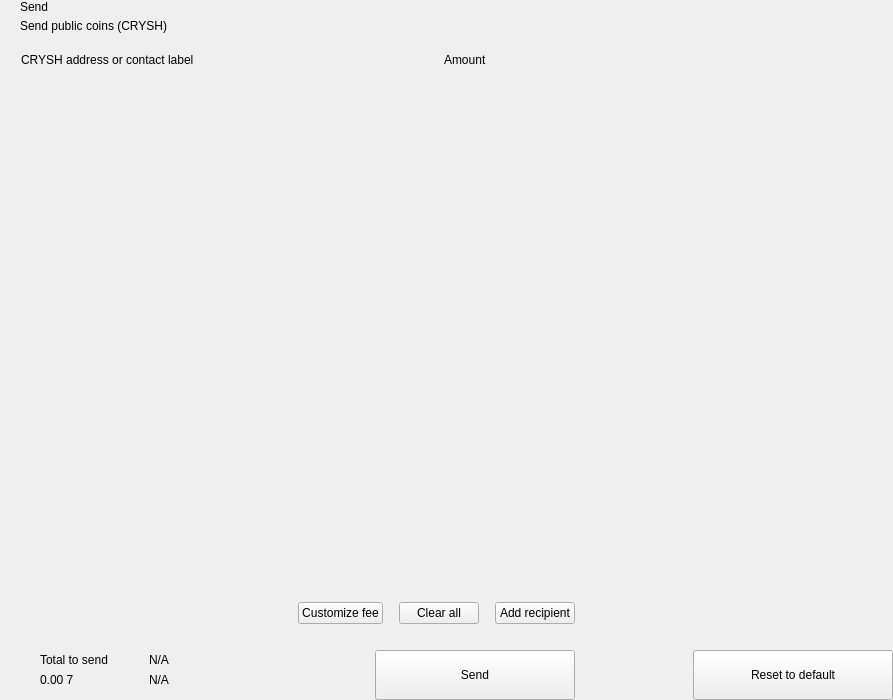
<?xml version="1.0" encoding="UTF-8"?>
<ui version="4.0">
 <class>send</class>
 <widget class="QWidget" name="send">
  <property name="geometry">
   <rect>
    <x>0</x>
    <y>0</y>
    <width>893</width>
    <height>700</height>
   </rect>
  </property>
  <property name="windowTitle">
   <string>Form</string>
  </property>
  <layout class="QHBoxLayout" name="horizontalLayout_2" stretch="2,1">
   <property name="spacing">
    <number>0</number>
   </property>
   <property name="leftMargin">
    <number>0</number>
   </property>
   <property name="topMargin">
    <number>0</number>
   </property>
   <property name="rightMargin">
    <number>0</number>
   </property>
   <property name="bottomMargin">
    <number>0</number>
   </property>
   <item>
    <widget class="QWidget" name="left" native="true">
     <layout class="QVBoxLayout" name="verticalLayout_3">
      <property name="spacing">
       <number>0</number>
      </property>
      <property name="leftMargin">
       <number>0</number>
      </property>
      <property name="topMargin">
       <number>0</number>
      </property>
      <property name="rightMargin">
       <number>0</number>
      </property>
      <property name="bottomMargin">
       <number>0</number>
      </property>
      <item>
       <layout class="QVBoxLayout" name="verticalLayout_22" stretch="0,0,0,1,0,0,0,0">
        <property name="spacing">
         <number>0</number>
        </property>
        <item>
         <layout class="QHBoxLayout" name="horizontalLayout_3">
          <property name="spacing">
           <number>0</number>
          </property>
          <property name="leftMargin">
           <number>20</number>
          </property>
          <property name="rightMargin">
           <number>20</number>
          </property>
          <item>
           <layout class="QVBoxLayout" name="verticalLayout">
            <property name="spacing">
             <number>5</number>
            </property>
            <item>
             <widget class="QLabel" name="labelTitle">
              <property name="text">
               <string>Send</string>
              </property>
              <property name="alignment">
               <set>Qt::AlignLeading|Qt::AlignLeft|Qt::AlignVCenter</set>
              </property>
             </widget>
            </item>
            <item>
             <widget class="QLabel" name="labelSubtitle1">
              <property name="text">
               <string>Send public coins (CRYSH)</string>
              </property>
             </widget>
            </item>
           </layout>
          </item>
          <item>
           <spacer name="horizontalSpacer">
            <property name="orientation">
             <enum>Qt::Horizontal</enum>
            </property>
            <property name="sizeHint" stdset="0">
             <size>
              <width>40</width>
              <height>20</height>
             </size>
            </property>
           </spacer>
          </item>
         </layout>
        </item>
        <item>
         <spacer name="verticalSpacer_2">
          <property name="orientation">
           <enum>Qt::Vertical</enum>
          </property>
          <property name="sizeType">
           <enum>QSizePolicy::Fixed</enum>
          </property>
          <property name="sizeHint" stdset="0">
           <size>
            <width>20</width>
            <height>20</height>
           </size>
          </property>
         </spacer>
        </item>
        <item>
         <layout class="QHBoxLayout" name="horizontalLayout" stretch="6,0,2">
          <property name="spacing">
           <number>0</number>
          </property>
          <property name="leftMargin">
           <number>10</number>
          </property>
          <property name="topMargin">
           <number>0</number>
          </property>
          <property name="rightMargin">
           <number>20</number>
          </property>
          <property name="bottomMargin">
           <number>0</number>
          </property>
          <item>
           <widget class="QLabel" name="labelSubtitleAddress">
            <property name="styleSheet">
             <string notr="true">margin-left:8px;</string>
            </property>
            <property name="text">
             <string>CRYSH address or contact label</string>
            </property>
           </widget>
          </item>
          <item>
           <spacer name="horizontalSpacer_3">
            <property name="orientation">
             <enum>Qt::Horizontal</enum>
            </property>
            <property name="sizeType">
             <enum>QSizePolicy::Fixed</enum>
            </property>
            <property name="sizeHint" stdset="0">
             <size>
              <width>40</width>
              <height>1</height>
             </size>
            </property>
           </spacer>
          </item>
          <item>
           <widget class="QLabel" name="labelSubtitleAmount">
            <property name="text">
             <string>Amount</string>
            </property>
           </widget>
          </item>
         </layout>
        </item>
        <item>
         <widget class="QScrollArea" name="scrollArea">
          <property name="minimumSize">
           <size>
            <width>0</width>
            <height>350</height>
           </size>
          </property>
          <property name="styleSheet">
           <string notr="true">#scrollArea {
            background:transparent;
            margin-top:10px;
}</string>
          </property>
          <property name="horizontalScrollBarPolicy">
           <enum>Qt::ScrollBarAlwaysOff</enum>
          </property>
          <property name="sizeAdjustPolicy">
           <enum>QAbstractScrollArea::AdjustIgnored</enum>
          </property>
          <property name="widgetResizable">
           <bool>true</bool>
          </property>
          <property name="alignment">
           <set>Qt::AlignLeading|Qt::AlignLeft|Qt::AlignTop</set>
          </property>
          <widget class="QWidget" name="scrollAreaWidgetContents">
           <property name="geometry">
            <rect>
             <x>0</x>
             <y>0</y>
             <width>591</width>
             <height>16</height>
            </rect>
           </property>
           <property name="sizePolicy">
            <sizepolicy hsizetype="Preferred" vsizetype="Maximum">
             <horstretch>0</horstretch>
             <verstretch>0</verstretch>
            </sizepolicy>
           </property>
           <property name="autoFillBackground">
            <bool>false</bool>
           </property>
           <property name="styleSheet">
            <string notr="true">#scrollAreaWidgetContents {
             background:transparent;
             }</string>
           </property>
           <layout class="QVBoxLayout" name="verticalLayout_7">
            <property name="spacing">
             <number>0</number>
            </property>
            <property name="sizeConstraint">
             <enum>QLayout::SetDefaultConstraint</enum>
            </property>
            <property name="leftMargin">
             <number>0</number>
            </property>
            <property name="topMargin">
             <number>0</number>
            </property>
            <property name="rightMargin">
             <number>0</number>
            </property>
            <property name="bottomMargin">
             <number>0</number>
            </property>
           </layout>
          </widget>
         </widget>
        </item>
        <item>
         <spacer name="verticalSpacer_4">
          <property name="orientation">
           <enum>Qt::Vertical</enum>
          </property>
          <property name="sizeType">
           <enum>QSizePolicy::Fixed</enum>
          </property>
          <property name="sizeHint" stdset="0">
           <size>
            <width>20</width>
            <height>20</height>
           </size>
          </property>
         </spacer>
        </item>
        <item>
         <layout class="QHBoxLayout" name="horizontalLayout_20">
          <property name="spacing">
           <number>6</number>
          </property>
          <property name="leftMargin">
           <number>20</number>
          </property>
          <property name="rightMargin">
           <number>20</number>
          </property>
          <item>
           <spacer name="horizontalSpacer_4">
            <property name="orientation">
             <enum>Qt::Horizontal</enum>
            </property>
            <property name="sizeHint" stdset="0">
             <size>
              <width>10</width>
              <height>20</height>
             </size>
            </property>
           </spacer>
          </item>
          <item>
           <widget class="QPushButton" name="pushButtonFee">
            <property name="focusPolicy">
             <enum>Qt::NoFocus</enum>
            </property>
            <property name="text">
             <string>Customize fee</string>
            </property>
           </widget>
          </item>
          <item>
           <spacer name="horizontalSpacer_11">
            <property name="orientation">
             <enum>Qt::Horizontal</enum>
            </property>
            <property name="sizeType">
             <enum>QSizePolicy::Minimum</enum>
            </property>
            <property name="sizeHint" stdset="0">
             <size>
              <width>10</width>
              <height>20</height>
             </size>
            </property>
           </spacer>
          </item>
          <item>
           <widget class="QPushButton" name="pushButtonClear">
            <property name="focusPolicy">
             <enum>Qt::NoFocus</enum>
            </property>
            <property name="layoutDirection">
             <enum>Qt::RightToLeft</enum>
            </property>
            <property name="text">
             <string>Clear all</string>
            </property>
           </widget>
          </item>
          <item>
           <spacer name="horizontalSpacer_6">
            <property name="orientation">
             <enum>Qt::Horizontal</enum>
            </property>
            <property name="sizeType">
             <enum>QSizePolicy::Fixed</enum>
            </property>
            <property name="sizeHint" stdset="0">
             <size>
              <width>10</width>
              <height>20</height>
             </size>
            </property>
           </spacer>
          </item>
          <item>
           <widget class="QPushButton" name="pushButtonAddRecipient">
            <property name="focusPolicy">
             <enum>Qt::NoFocus</enum>
            </property>
            <property name="text">
             <string>Add recipient</string>
            </property>
           </widget>
          </item>
         </layout>
        </item>
        <item>
         <spacer name="verticalSpacer">
          <property name="orientation">
           <enum>Qt::Vertical</enum>
          </property>
          <property name="sizeType">
           <enum>QSizePolicy::Fixed</enum>
          </property>
          <property name="sizeHint" stdset="0">
           <size>
            <width>20</width>
            <height>16</height>
           </size>
          </property>
         </spacer>
        </item>
        <item>
         <layout class="QHBoxLayout" name="horizontalLayout_7">
          <property name="rightMargin">
           <number>20</number>
          </property>
          <item>
           <layout class="QHBoxLayout" name="horizontalLayout_10">
            <property name="spacing">
             <number>0</number>
            </property>
            <property name="leftMargin">
             <number>8</number>
            </property>
            <item>
             <widget class="QStackedWidget" name="stackedWidget">
              <property name="minimumSize">
               <size>
                <width>0</width>
                <height>60</height>
               </size>
              </property>
              <property name="maximumSize">
               <size>
                <width>16777215</width>
                <height>60</height>
               </size>
              </property>
              <widget class="QWidget" name="page1">
               <layout class="QVBoxLayout" name="verticalLayout_71" stretch="0">
                <property name="spacing">
                 <number>6</number>
                </property>
                <property name="leftMargin">
                 <number>12</number>
                </property>
                <property name="topMargin">
                 <number>0</number>
                </property>
                <property name="rightMargin">
                 <number>0</number>
                </property>
                <property name="bottomMargin">
                 <number>0</number>
                </property>
                <item>
                 <widget class="QWidget" name="coinWidget" native="true">
                  <property name="minimumSize">
                   <size>
                    <width>0</width>
                    <height>60</height>
                   </size>
                  </property>
                  <property name="maximumSize">
                   <size>
                    <width>16777215</width>
                    <height>60</height>
                   </size>
                  </property>
                  <layout class="QHBoxLayout" name="horizontalLayout_9">
                   <property name="spacing">
                    <number>0</number>
                   </property>
                   <property name="leftMargin">
                    <number>20</number>
                   </property>
                   <property name="topMargin">
                    <number>10</number>
                   </property>
                   <property name="rightMargin">
                    <number>20</number>
                   </property>
                   <property name="bottomMargin">
                    <number>10</number>
                   </property>
                   <item>
                    <layout class="QVBoxLayout" name="verticalSend">
                     <property name="spacing">
                      <number>0</number>
                     </property>
                     <item>
                      <widget class="QLabel" name="labelTitleTotalSend">
                       <property name="text">
                        <string>Total to send</string>
                       </property>
                      </widget>
                     </item>
                     <item>
                      <widget class="QLabel" name="labelAmountSend">
                       <property name="text">
                        <string notr="true">0.00 7</string>
                       </property>
                      </widget>
                     </item>
                    </layout>
                   </item>
                   <item>
                    <spacer name="horizontalSpacer_9">
                     <property name="orientation">
                      <enum>Qt::Horizontal</enum>
                     </property>
                     <property name="sizeType">
                      <enum>QSizePolicy::Fixed</enum>
                     </property>
                     <property name="sizeHint" stdset="0">
                      <size>
                       <width>20</width>
                       <height>20</height>
                      </size>
                     </property>
                    </spacer>
                   </item>
                   <item>
                    <widget class="QLabel" name="labelLine">
                     <property name="minimumSize">
                      <size>
                       <width>1</width>
                       <height>0</height>
                      </size>
                     </property>
                     <property name="maximumSize">
                      <size>
                       <width>1</width>
                       <height>16777215</height>
                      </size>
                     </property>
                     <property name="text">
                      <string/>
                     </property>
                    </widget>
                   </item>
                   <item>
                    <spacer name="horizontalSpacer_10">
                     <property name="orientation">
                      <enum>Qt::Horizontal</enum>
                     </property>
                     <property name="sizeType">
                      <enum>QSizePolicy::Fixed</enum>
                     </property>
                     <property name="sizeHint" stdset="0">
                      <size>
                       <width>20</width>
                       <height>20</height>
                      </size>
                     </property>
                    </spacer>
                   </item>
                   <item>
                    <layout class="QVBoxLayout" name="verticalRemaining">
                     <property name="spacing">
                      <number>0</number>
                     </property>
                     <item>
                      <widget class="QLabel" name="labelTitleTotalRemaining">
                       <property name="text">
                        <string notr="true">N/A</string>
                       </property>
                      </widget>
                     </item>
                     <item>
                      <widget class="QLabel" name="labelAmountRemaining">
                       <property name="text">
                        <string notr="true">N/A</string>
                       </property>
                      </widget>
                     </item>
                    </layout>
                   </item>
                  </layout>
                 </widget>
                </item>
               </layout>
              </widget>
              <widget class="QWidget" name="page_2"/>
             </widget>
            </item>
           </layout>
          </item>
          <item>
           <spacer name="horizontalSpacer_5">
            <property name="orientation">
             <enum>Qt::Horizontal</enum>
            </property>
            <property name="sizeType">
             <enum>QSizePolicy::Expanding</enum>
            </property>
            <property name="sizeHint" stdset="0">
             <size>
              <width>40</width>
              <height>20</height>
             </size>
            </property>
           </spacer>
          </item>
          <item alignment="Qt::AlignBottom">
           <widget class="QPushButton" name="pushButtonSave">
            <property name="minimumSize">
             <size>
              <width>200</width>
              <height>50</height>
             </size>
            </property>
            <property name="maximumSize">
             <size>
              <width>200</width>
              <height>50</height>
             </size>
            </property>
            <property name="focusPolicy">
             <enum>Qt::NoFocus</enum>
            </property>
            <property name="text">
             <string>Send</string>
            </property>
           </widget>
          </item>
         </layout>
        </item>
       </layout>
      </item>
     </layout>
    </widget>
   </item>
   <item>
    <widget class="QWidget" name="right" native="true">
     <layout class="QVBoxLayout" name="verticalLayout_5">
      <property name="leftMargin">
       <number>0</number>
      </property>
      <property name="topMargin">
       <number>0</number>
      </property>
      <property name="rightMargin">
       <number>0</number>
      </property>
      <property name="bottomMargin">
       <number>0</number>
      </property>
      <item>
       <layout class="QVBoxLayout" name="verticalLayout_4">
        <property name="spacing">
         <number>6</number>
        </property>
        <item>
         <widget class="OptionButton" name="btnCoinControl" native="true">
          <property name="minimumSize">
           <size>
            <width>0</width>
            <height>50</height>
           </size>
          </property>
         </widget>
        </item>
        <item>
         <widget class="OptionButton" name="btnChangeAddress" native="true">
          <property name="minimumSize">
           <size>
            <width>0</width>
            <height>50</height>
           </size>
          </property>
         </widget>
        </item>
        <item>
         <widget class="OptionButton" name="btnUri" native="true">
          <property name="minimumSize">
           <size>
            <width>0</width>
            <height>50</height>
           </size>
          </property>
         </widget>
        </item>
        <item>
         <spacer name="verticalSpacer_5">
          <property name="orientation">
           <enum>Qt::Vertical</enum>
          </property>
          <property name="sizeHint" stdset="0">
           <size>
            <width>20</width>
            <height>40</height>
           </size>
          </property>
         </spacer>
        </item>
        <item>
         <layout class="QHBoxLayout" name="horizontalLayout_8">
          <item>
           <spacer name="horizontalSpacer_7">
            <property name="orientation">
             <enum>Qt::Horizontal</enum>
            </property>
            <property name="sizeHint" stdset="0">
             <size>
              <width>40</width>
              <height>20</height>
             </size>
            </property>
           </spacer>
          </item>
          <item>
           <widget class="QPushButton" name="pushButtonReset">
            <property name="minimumSize">
             <size>
              <width>200</width>
              <height>50</height>
             </size>
            </property>
            <property name="maximumSize">
             <size>
              <width>200</width>
              <height>50</height>
             </size>
            </property>
            <property name="focusPolicy">
             <enum>Qt::NoFocus</enum>
            </property>
            <property name="text">
             <string>Reset to default</string>
            </property>
           </widget>
          </item>
         </layout>
        </item>
       </layout>
      </item>
     </layout>
    </widget>
   </item>
  </layout>
 </widget>
 <customwidgets>
  <customwidget>
   <class>OptionButton</class>
   <extends>QWidget</extends>
   <header>qt/pivx/optionbutton.h</header>
   <container>1</container>
  </customwidget>
 </customwidgets>
 <resources/>
 <connections/>
</ui>
